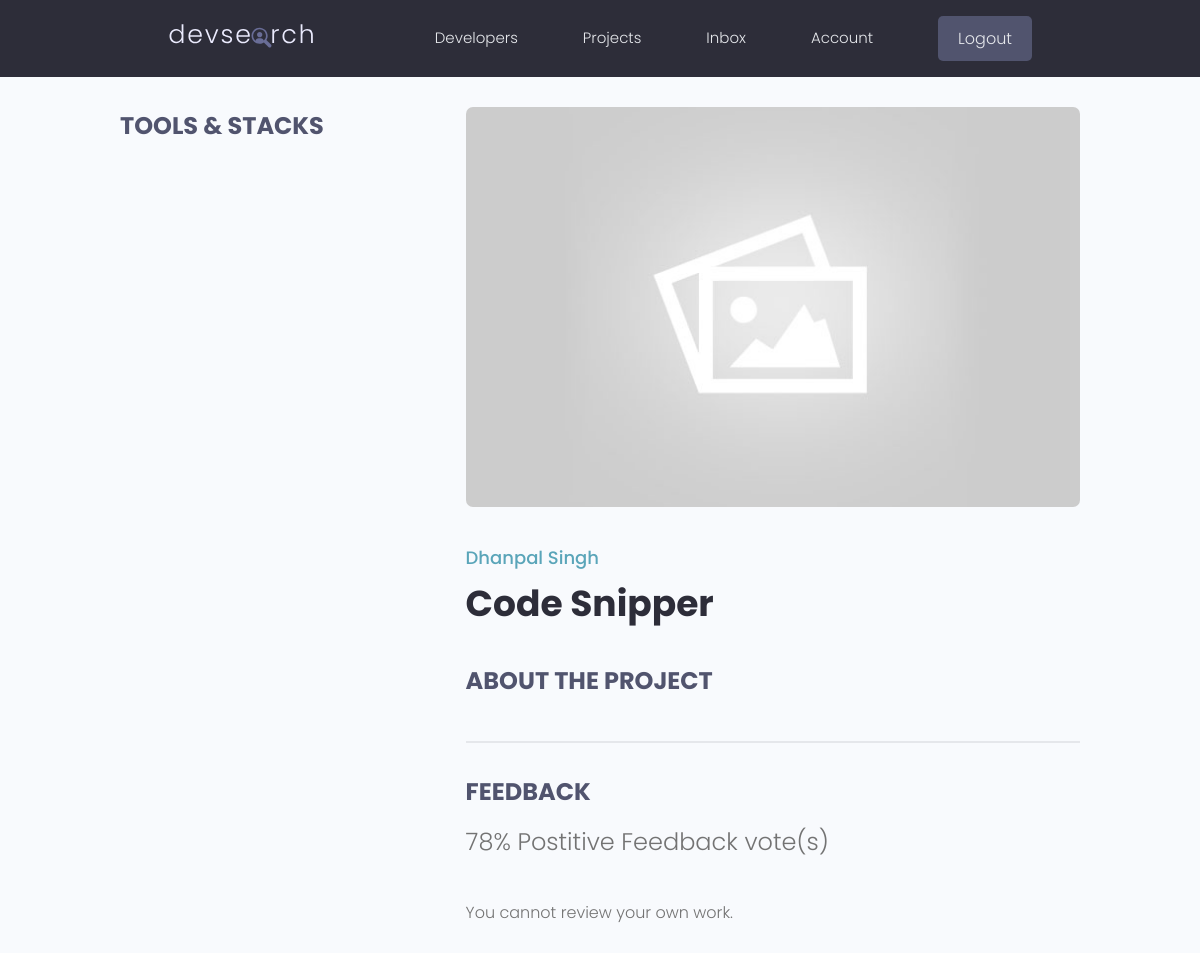
Before: /projects/aa6b2c4c-027e-47bc-aedc-f8fbb036a779/ (signed in) with the older database file.
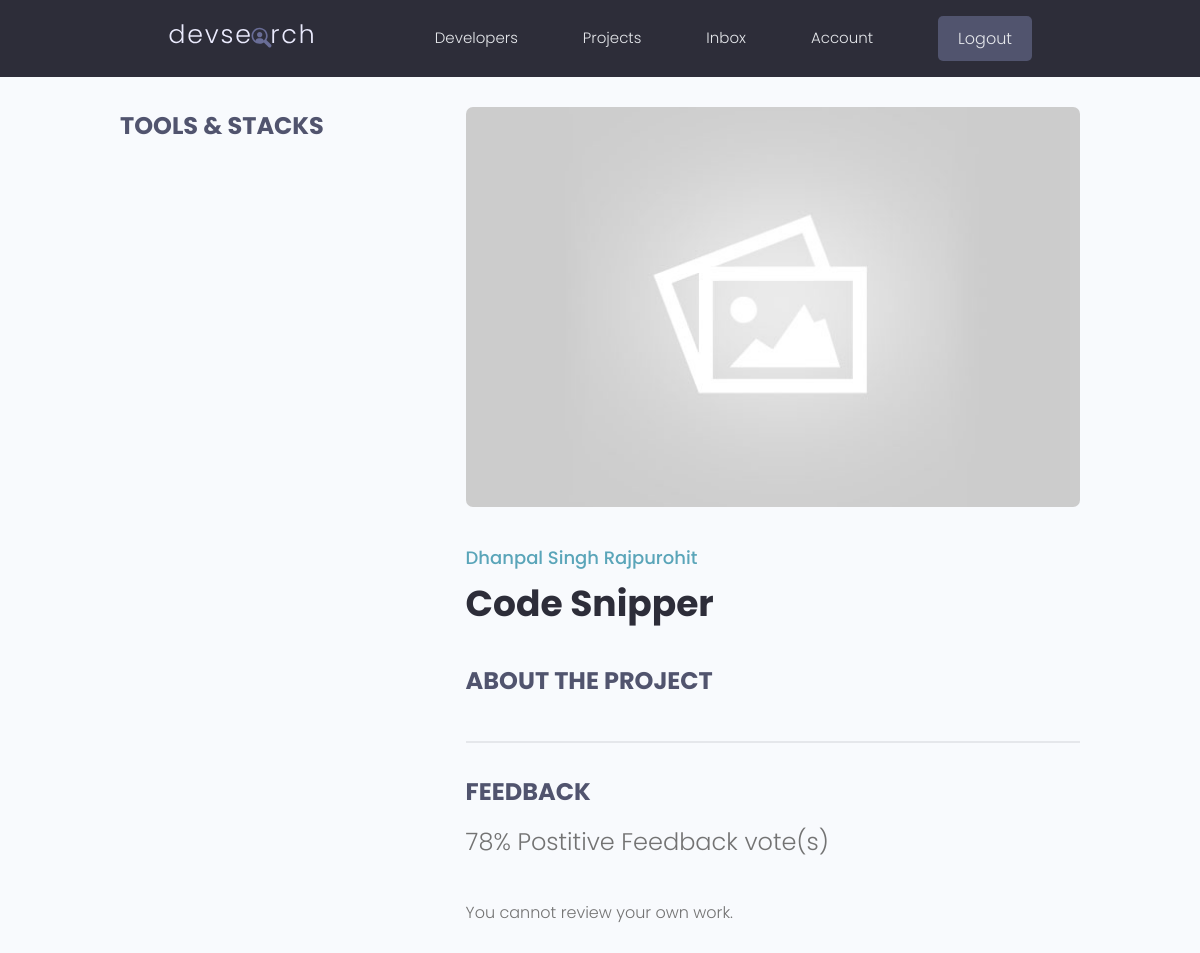
After: the same page with the newer database file.
### projects/models.py (models this page shows, shortened)
class Project(models.Model):
    owner = models.ForeignKey(Profile,null=True, blank=True,on_delete=models.SET_NULL)
    title = models.CharField(max_length=200)
    description = models.TextField(null=True, blank=True )
    featured_image = models.ImageField(null=True, blank=True, default="default.jpg")
    demo_link = models.CharField(max_length=2000, null=True, blank=True)
    source_link = models.CharField(max_length=2000, null=True, blank=True)
    tags = models.ManyToManyField('Tag',blank=True)
    vote_total = models.IntegerField(default=0, null=True, blank=True)
    vote_ratio = models.IntegerField(default=0, null=True, blank=True)
    created = models.DateTimeField(auto_now_add=True)
    id = models.UUIDField(default=uuid.uuid4,  unique=True, primary_key=True, editable=False)
    class Meta:
        ordering = ['-vote_ratio', '-vote_total','title']
    @property
    def reviewers(self):
        queryset = self.review_set.all().values_list('owner__id', flat=True)
        return queryset

### users/models.py (models this page shows)
class Profile(models.Model):
    user = models.OneToOneField(User, on_delete=models.CASCADE, null=True, blank=True)
    name = models.CharField(max_length=200, blank=True, null=True)
    email = models.EmailField(max_length=500, blank=True, null=True)
    username = models.CharField(max_length=200, blank=True, null=True)
    location = models.CharField(max_length=200, blank=True, null=True)
    short_intro = models.CharField(max_length=200, blank=True, null=True)
    bio = models.TextField(blank=True,null=True)
    profile_image = models.ImageField(null=True,blank=True,upload_to='profiles/',default='profiles/user-default.png')
    social_github = models.CharField(max_length=200, blank=True, null=True)
    social_stackoverflow = models.CharField(max_length=200, blank=True, null=True)
    social_twitter = models.CharField(max_length=200, blank=True, null=True)
    social_linkedln = models.CharField(max_length=200, blank=True, null=True)
    social_youtube = models.CharField(max_length=200, blank=True, null=True)
    social_website = models.CharField(max_length=200, blank=True, null=True)
    created = models.DateTimeField(auto_now_add=True)
    id = models.UUIDField(default=uuid.uuid4, unique=True, primary_key=True,editable=False)
    def __str__(self):
        return str(self.name)

### projects/views.py (the view, shortened to what this page needs)
# urls.py: path("projects/<str:pk>/",views.single_project, name="project"),
@login_required(login_url='login')
def single_project(request, pk):
    projectObj = Project.objects.get(id=pk)
    tags = projectObj.tags.all()
    form = ReviewForm()
    return render(request, 'projects/single_project.html', {'projects': projectObj, 'tags': tags,'form': form})

### projects/templates/projects/single_project.html (shortened to what this page needs)
{% extends 'main.html' %}
{% load static %}
{% block content %}
<main class="singleProject my-md">
    <div class="container">
      <div class="layout">
        <div class="column column--1of3">
          <h3 class="singleProject__subtitle">Tools & Stacks</h3>
        </div>
        <div class="column column--2of3">
          <img class="singleProject__preview" src="{{ projects.featured_image.url }}" alt="portfolio thumbnail" />
          <a href="profile.html" class="singleProject__developer">{{projects.owner}}</a>
          <h2 class="singleProject__title">{{ projects.title}}</h2>
          <h3 class="singleProject__subtitle">About the Project</h3>
          <div class="comments">
            <h3 class="singleProject__subtitle">Feedback</h3>
            <h5 class="project--rating">
              {{projects.vote_ratio }}% Postitive Feedback vote({{projects.vote_total|pluralize:"s"}})
            </h5>
            {% if request.user.profile.id in projects.reviewers %}
              <p>You have already submitted your review for this project.</p>
            {% elif request.user.profile == projects.owner %}
              <p>You cannot review your own work.</p>
            {% else %}
            <a href="{% url 'login' %}?next={{request.path}}">Please login to write review</a>
            {%  endif %}
          </div>
        </div>
      </div>
    </div>
  </main>
{% endblock %}

Changed rows visible on the page:
changed through a linked row, Project "Code Snipper": owner "Dhanpal Singh" → "Dhanpal Singh Rajpurohit"
